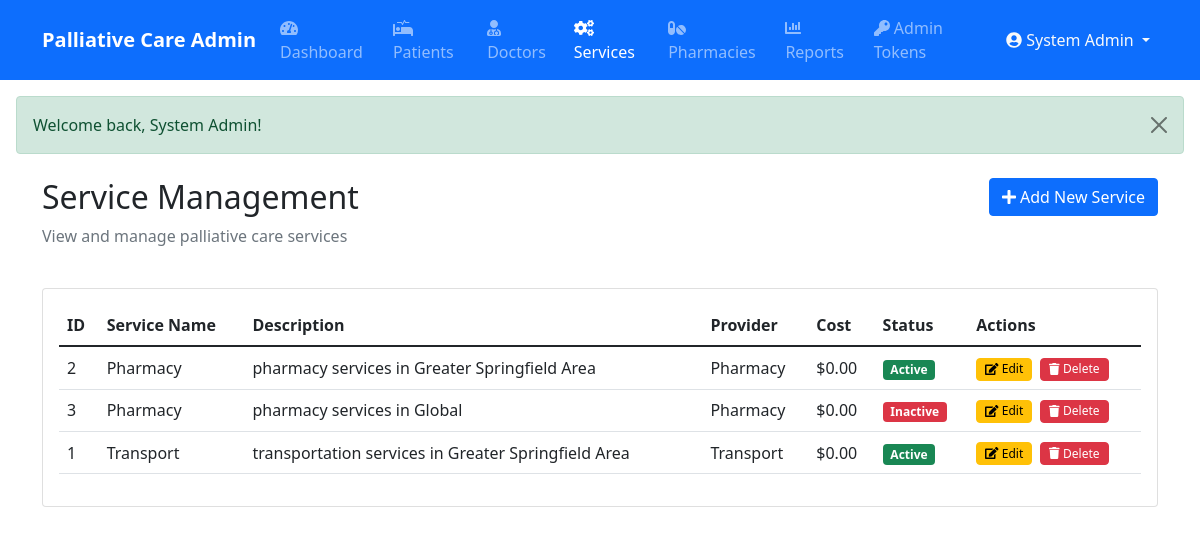
/index.php?module=admin&action=services (signed in), run on the app's committed database.
### tables this page shows
CREATE TABLE IF NOT EXISTS `service_providers` (
  `id` int NOT NULL AUTO_INCREMENT,
  `user_id` int NOT NULL,
  `company_name` varchar(255) NOT NULL,
  `email` varchar(255) NOT NULL,
  `phone` varchar(20) DEFAULT NULL,
  `service_type` enum('pharmacy','transportation','nursing','equipment','rehabilitation','counseling','both') NOT NULL,
  `address` text,
  `operating_hours` varchar(255) DEFAULT NULL,
  `service_area` text,
  `license_number` varchar(50) DEFAULT NULL,
  `status` enum('active','inactive','pending') DEFAULT 'pending',
  `created_at` timestamp NULL DEFAULT CURRENT_TIMESTAMP,
  `updated_at` timestamp NULL DEFAULT CURRENT_TIMESTAMP ON UPDATE CURRENT_TIMESTAMP,
  PRIMARY KEY (`id`),
  UNIQUE KEY `user_id` (`user_id`),
  UNIQUE KEY `email` (`email`)
);

### modules/base_controller.php (called while the page is built, shortened)
<?php
class BaseController {
    public function __construct() {
        require_once __DIR__ . '/../classes/Database.php';
        $this->db = Database::getInstance();
    }
    protected function render($view, $data = []) {
        extract($data);
        $view_file = "modules/" . strtolower(str_replace("Controller", "", get_class($this))) . "/views/{$view}.php";
        include $view_file;
    }
}

### modules/admin/controller.php (called while the page is built, shortened)
<?php
require_once __DIR__ . '/../base_controller.php';
class AdminController extends BaseController {
    public function services() {
        try {
            $stmt = $this->db->query("SELECT * FROM service_providers ORDER BY company_name ASC");
            $serviceProviders = $stmt->fetchAll(PDO::FETCH_ASSOC);
            $services = [];
            foreach ($serviceProviders as $provider) {
                $services[] = [
                    'id' => $provider['id'],
                    'name' => $provider['company_name'],
                    'description' => $provider['service_type'] . ' services' . ($provider['service_area'] ? ' in ' . $provider['service_area'] : ''),
                    'provider_name' => $provider['company_name'],
                    'cost' => 0,
                    'status' => $provider['status']
                ];
            }
            $this->render('services', [
                'page_title' => 'Manage Services',
                'services' => $services
            ]);
        } catch (Exception $e) {
            $this->logError("Error fetching services: " . $e->getMessage());
            $this->render('services', [
                'page_title' => 'Manage Services',
                'services' => [],
                'error' => 'Error fetching service providers data'
            ]);
        }
    }
}
?>

### classes/Database.php (called while the page is built, shortened)
<?php
class Database {
    private static $instance = null;
    private function __construct() {
        try {
            $dsn = "mysql:host=" . DB_HOST . ";dbname=" . DB_NAME . ";charset=utf8mb4";
            $options = [
                PDO::ATTR_ERRMODE => PDO::ERRMODE_EXCEPTION,
                PDO::ATTR_DEFAULT_FETCH_MODE => PDO::FETCH_ASSOC,
                PDO::ATTR_EMULATE_PREPARES => false,
                PDO::MYSQL_ATTR_INIT_COMMAND => "SET NAMES utf8mb4 COLLATE utf8mb4_unicode_ci"
            ];
            $this->connection = new PDO($dsn, DB_USER, DB_PASS, $options);
        } catch (PDOException $e) {
            error_log("Database connection error: " . $e->getMessage());
            throw new Exception("Could not connect to the database. Please try again later.");
        }
    }
    public static function getInstance() {
        if (self::$instance === null) {
            self::$instance = new self();
        }
        return self::$instance->connection;
    }
}

### modules/admin/views/services.php (the view, shortened to what this page needs)
<?php
require_once 'modules/admin/views/includes/header.php';
?>
<div class="container mt-4">
    <div class="row mb-4">
        <div class="col-md-8">
            <h2>Service Management</h2>
            <p class="text-muted">View and manage palliative care services</p>
        </div>
        <div class="col-md-4 text-end">
            <a href="index.php?module=admin&action=add_service" class="btn btn-primary">
                <i class="fas fa-plus"></i> Add New Service
            </a>
        </div>
    </div>
    <div class="card">
        <div class="card-body">
            <div class="table-responsive">
                <table class="table table-hover">
                    <thead>
                        <tr>
                            <th>ID</th>
                            <th>Service Name</th>
                            <th>Description</th>
                            <th>Provider</th>
                            <th>Cost</th>
                            <th>Status</th>
                            <th>Actions</th>
                        </tr>
                    </thead>
                    <tbody>
                        <?php foreach ($services as $service): ?>
                        <tr>
                            <td><?php echo htmlspecialchars($service['id']); ?></td>
                            <td><?php echo htmlspecialchars($service['name']); ?></td>
                            <td><?php echo htmlspecialchars($service['description']); ?></td>
                            <td><?php echo htmlspecialchars($service['provider_name']); ?></td>
                            <td>$<?php echo number_format($service['cost'], 2); ?></td>
                            <td>
                                <?php if ($service['status'] === 'active'): ?>
                                    <span class="badge bg-success">Active</span>
                                <?php else: ?>
                                    <span class="badge bg-danger">Inactive</span>
                                <?php endif; ?>
                            </td>
                            <td class="action-buttons">
                                <a href="index.php?module=admin&action=edit_service&id=<?php echo $service['id']; ?>"
                                   class="btn btn-xs btn-warning me-1">
                                    <i class="fas fa-edit"></i> Edit
                                </a>
                                <button type="button" class="btn btn-xs btn-danger"
                                        data-bs-toggle="modal"
                                        data-bs-target="#deleteModal<?php echo $service['id']; ?>">
                                    <i class="fas fa-trash"></i> Delete
                                </button>
                            </td>
                        </tr>
                        <?php endforeach; ?>
                    </tbody>
                </table>
            </div>
        </div>
    </div>
</div>
<?php
require_once 'modules/admin/views/includes/footer.php';
?>

### modules/admin/views/includes/header.php (style rules this page uses)
.table .btn-xs { padding: 0.1rem 0.5rem; font-size: 0.75rem; line-height: 1.5; }
.table td { vertical-align: middle; }
.action-buttons { white-space: nowrap; }

### data on the page
service_providers: id "2", company_name "Pharmacy", description "pharmacy services in Greater Springfield Area", cost "0.00", status "Active"
service_providers: id "3", company_name "Pharmacy", description "pharmacy services in Global", cost "0.00", status "Inactive"
service_providers: id "1", company_name "Transport", description "transportation services in Greater Springfield Area", cost "0.00", status "Active"

### other printed values
$_SESSION['name'] "System Admin"
$_SESSION['success'] "Welcome back, System Admin!"
